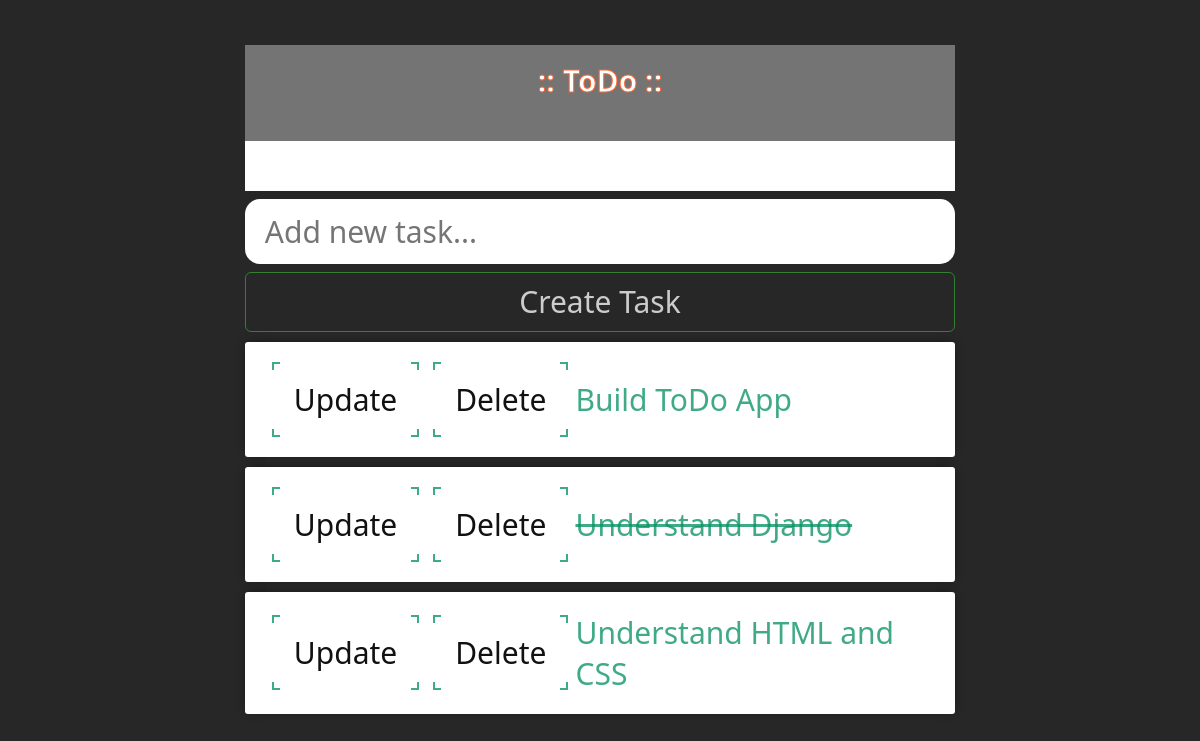
The app's page /, older data.
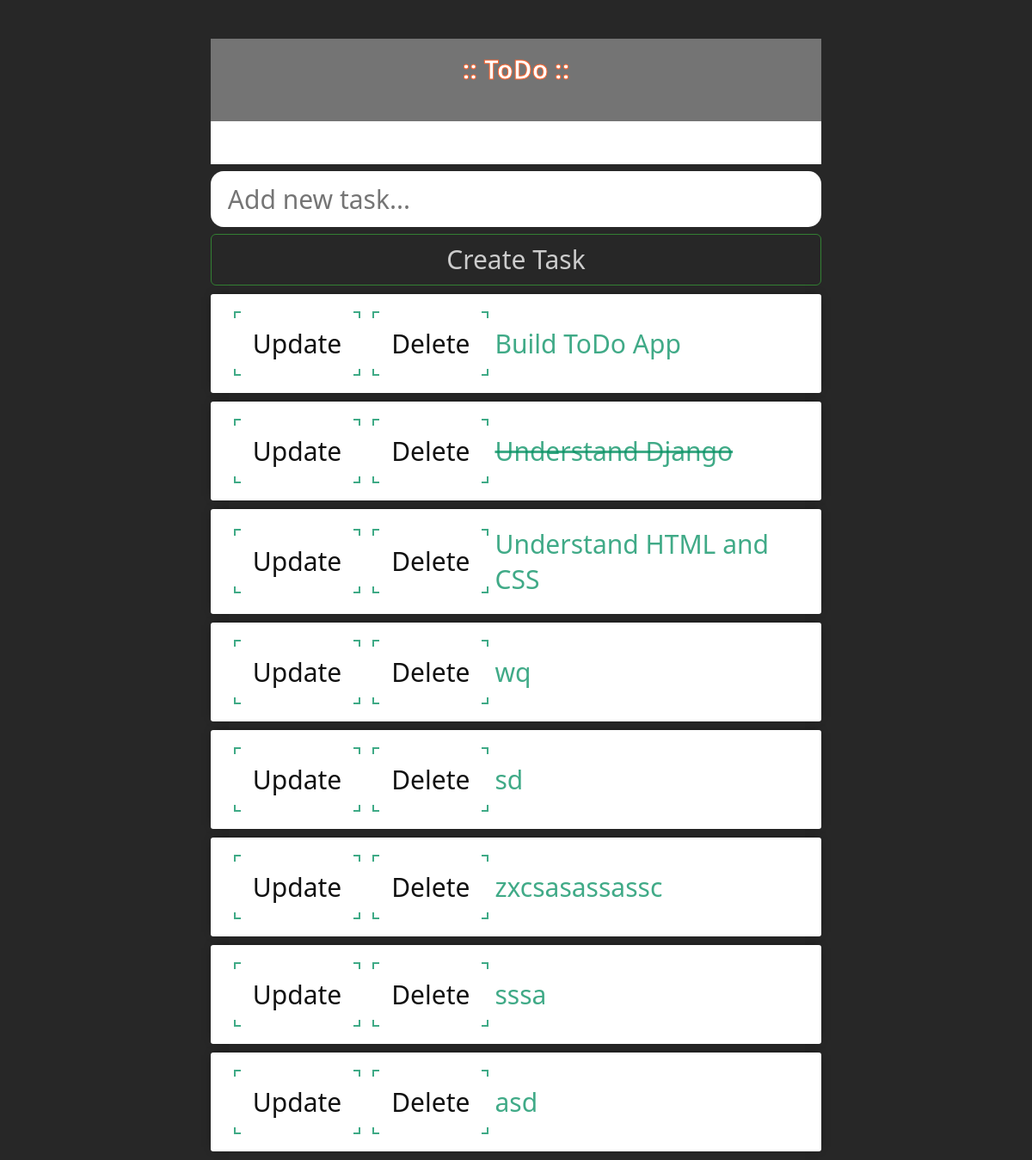
The same page, newer data.
### tasks/models.py (models this page shows)
class Task(models.Model):
    title = models.CharField(max_length=255)
    complete = models.BooleanField(default=False)
    created = models.DateTimeField(auto_now_add=True)
    def __str__(self):
        return self.title

### tasks/views.py (the view)
# urls.py: path('', views.index, name='list'),
def index(request):
    tasks = Task.objects.all()
    form = TaskForm
    if request.method == 'POST':
        form = TaskForm(request.POST)
        if form.is_valid():
            form.save()
        return redirect('/')
    context = {'tasks' : tasks, 'form':form}
    return render(request, 'tasks/list.html', context)

### templates/tasks/list.html
{% include 'base.html' %} {% block content %}
<form action="/" method="POST">
  {% csrf_token %} {{form.title}}
  <button type="submit" class="btn-create-task">Create Task</button>
</form>
{% for task in tasks %}
<div class="task-list">
  <a class="update-btn" href="{% url 'update_task' task.id %}"
    ><span>Update</span>
  </a>
  <a class="delete-btn" href="{% url 'delete_task' task.id %}"
    ><span>Delete</span></a
  >
  {% if task.complete == True %}
  <strike>{{task }}</strike>
  {% else %}
  <span>{{ task }}</span>
  {% endif %}
</div>
{% endfor %} {% endblock content %}

Row changes from the older to the newer data that the page shows:
added Task: title "wq"
added Task: title "sd"
added Task: title "zxcsasassassc"
added Task: title "sssa"
added Task: title "asd"
